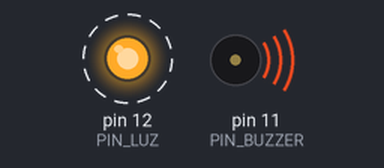
Recording of a sketch running on a simulated Arduino Uno, built with avr-gcc and run on an emulated ATmega328P. On the bench: output pins drawn as LEDs (lit = HIGH), buzzer (waves = sounding, pin HIGH). Dashed ring = blinking.

Above: at 0.2 s.
Timing chart, 0 to 3.0 s (numbered marks = the images above):
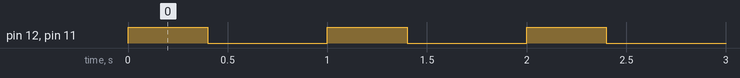

The sketch:

Alarma.ino
```cpp
#define PIN_BUZZER 11   // buzzer activo via 2N2222
#define PIN_LUZ    12   // luz piloto 12V via TIP120
void setup() {
  pinMode(PIN_BUZZER, OUTPUT);
  pinMode(PIN_LUZ, OUTPUT);
}
void loop() {
  digitalWrite(PIN_BUZZER, HIGH); digitalWrite(PIN_LUZ, HIGH); delay(400); // alarma ON
  digitalWrite(PIN_BUZZER, LOW);  digitalWrite(PIN_LUZ, LOW);  delay(600); // alarma OFF
}
```

Measured:
- by itself, pin 12 (PIN_LUZ), pin 11 (PIN_BUZZER): alternates HIGH for 0.40 s and LOW for 0.60 s
